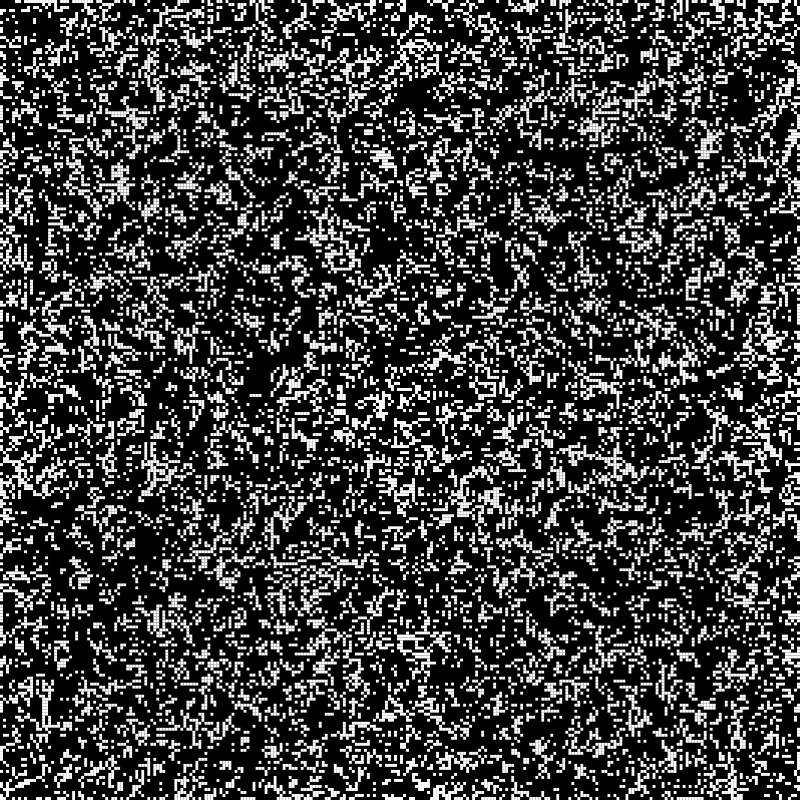
Frame 1 (no input)
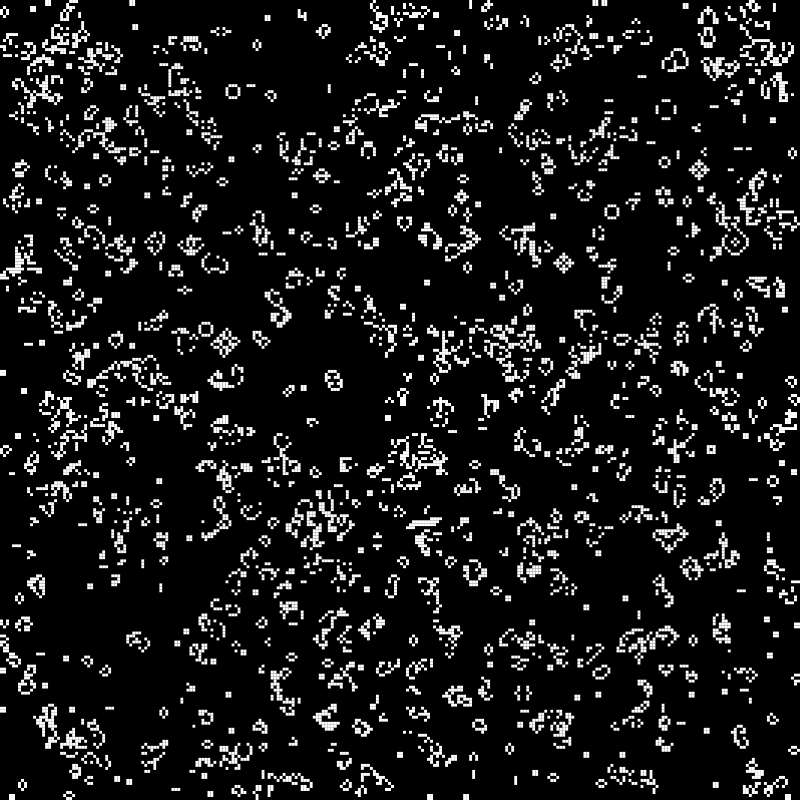
Frame 60 (the mouse pressed at the canvas centre just before this capture)
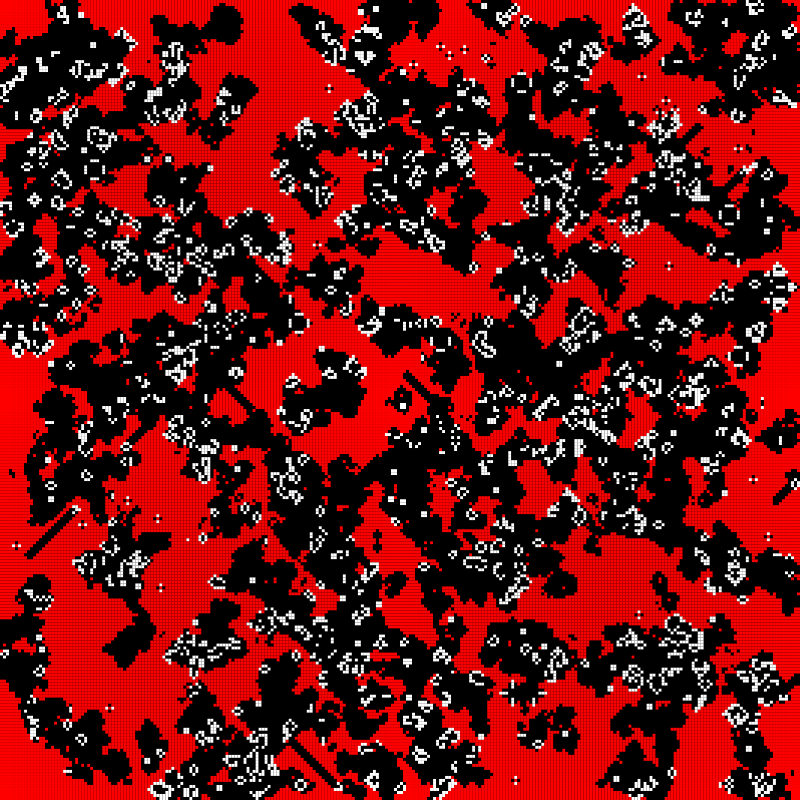
Frame 120 (the mouse held since frame 60 and released just before this capture)

The Processing sketch that drew these frames (run headless with seeded random() and noise(); from frame 60 on, the mouse is pressed at the canvas centre):

// Processing sketch: LifeGame
// ── LifeGame.pde
boolean[][] states;
boolean[][] tempStates;
int[][] stateCounts;
int numW;
int numH;

void setup(){
  size(800,800);
  frameRate(60);
  
  stroke(255);
  strokeWeight(2);
  noStroke();
  
  numW = width/3;
  numH = height/3;
  
  states = new boolean[numW][numH];
  tempStates = new boolean[numW][numH];
  stateCounts = new int[numW][numH];
  
  for(int y=0;y<numH;y++){
    for(int x=0;x<numW;x++){
      states[x][y] = (random(2)<1);
      tempStates[x][y] = states[x][y];
      stateCounts[x][y] = 0;
    }
  }
}

void draw(){
  background(0);
  //update
  for(int y=0;y<numH;y++){
    for(int x=0;x<numW;x++){
      states[x][y] = returnNextState(x,y);
    }
  }
  //random birth
  /*
  int rand = (int)random(100);
  for(int i=0;i<rand;i++){
    states[(int)random(numW)][(int)random(numH)] = true;
  }
  */
  //draw
  float w = width/(float)numW;
  float h = width/(float)numW;
  for(int y=0;y<numH;y++){
    for(int x=0;x<numW;x++){
      if(states[x][y]) fill(255);
      else fill(0);
      if(60<stateCounts[x][y]) fill(255,0,0);
      rect(x*w, y*h, w, h);
      /*
      if(states[x][y]) stroke(255);
      else stroke(0);
      point(x*w, y*h);
      */
      //update tempStates
      tempStates[x][y] = states[x][y];
    }
  }
}

boolean returnNextState(int x,int y){
  //get count
  boolean nextState;
  int count=0;
  for(int j=-1;j<2;j++){
    for(int i=-1;i<2;i++){
      if((0<=x+i&&x+i<numW)&&(0<=y+j&&y+j<numH) && !(i==0&&j==0)){
        if(tempStates[x+i][y+j]) count++;
      }
    }
  }
  //return next state of pos
  if(3<count) nextState = false;
  else if(2<count) nextState = true;
  else if(1<count) nextState = tempStates[x][y];
  else nextState = false;

  //stateCount
  if(nextState == tempStates[x][y]){
    stateCounts[x][y]++;
    if(60<stateCounts[x][y]){
      if(120<stateCounts[x][y]){
        nextState = !tempStates[x][y];
        stateCounts[x][y] = 0;
      }
    }
  }else{
    stateCounts[x][y] = 0;
  }
  
  
  return nextState;
}
